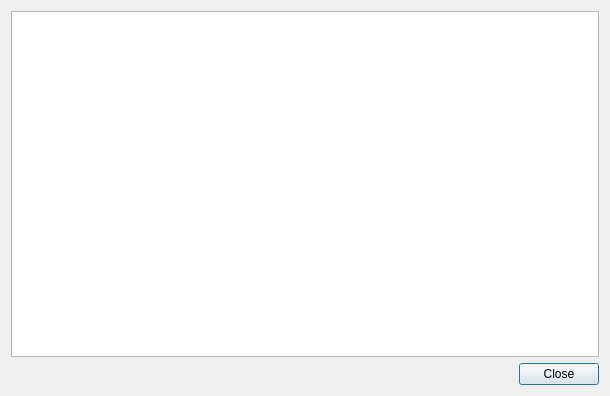
<?xml version="1.0" encoding="UTF-8"?>
<ui version="4.0">
 <class>ConsoleDialog</class>
 <widget class="QDialog" name="ConsoleDialog">
  <property name="geometry">
   <rect>
    <x>0</x>
    <y>0</y>
    <width>610</width>
    <height>396</height>
   </rect>
  </property>
  <property name="sizePolicy">
   <sizepolicy hsizetype="Minimum" vsizetype="Minimum">
    <horstretch>0</horstretch>
    <verstretch>0</verstretch>
   </sizepolicy>
  </property>
  <property name="windowTitle">
   <string>Console</string>
  </property>
  <property name="modal">
   <bool>false</bool>
  </property>
  <layout class="QGridLayout" name="gridLayout">
   <item row="1" column="0">
    <spacer name="horizontalSpacer">
     <property name="orientation">
      <enum>Qt::Horizontal</enum>
     </property>
     <property name="sizeHint" stdset="0">
      <size>
       <width>504</width>
       <height>20</height>
      </size>
     </property>
    </spacer>
   </item>
   <item row="1" column="1">
    <widget class="QPushButton" name="closeButton">
     <property name="text">
      <string>Close</string>
     </property>
     <property name="autoDefault">
      <bool>false</bool>
     </property>
     <property name="default">
      <bool>true</bool>
     </property>
     <property name="flat">
      <bool>false</bool>
     </property>
    </widget>
   </item>
   <item row="0" column="0" colspan="2">
    <widget class="QPlainTextEdit" name="text">
     <property name="font">
      <font>
       <family>Monaco</family>
       <weight>50</weight>
       <italic>false</italic>
       <bold>false</bold>
       <stylestrategy>PreferDefault</stylestrategy>
       <kerning>true</kerning>
      </font>
     </property>
     <property name="frameShape">
      <enum>QFrame::StyledPanel</enum>
     </property>
     <property name="frameShadow">
      <enum>QFrame::Sunken</enum>
     </property>
     <property name="plainText">
      <string/>
     </property>
     <property name="textInteractionFlags">
      <set>Qt::TextSelectableByKeyboard|Qt::TextSelectableByMouse</set>
     </property>
    </widget>
   </item>
  </layout>
 </widget>
 <resources/>
 <connections/>
</ui>
